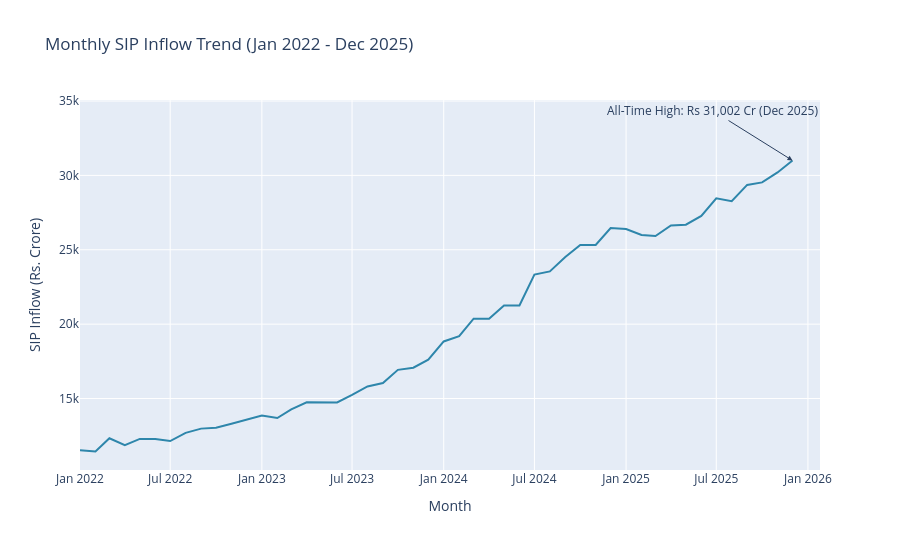

Notebook code cell kept with this figure:
### Markdown cell above
## 3. SIP Inflow Time-Series (Jan 2022 – Dec 2025)

### Code cell
fig = px.line(sip_inflows, x='month', y='sip_inflow_crore',
              title='Monthly SIP Inflow Trend (Jan 2022 - Dec 2025)', markers=False)
fig.update_traces(line_color='#2E86AB', line_width=2)

peak = sip_inflows.loc[sip_inflows['sip_inflow_crore'].idxmax()]
fig.add_annotation(x=peak['month'], y=peak['sip_inflow_crore'],
                    text=f"All-Time High: Rs {peak['sip_inflow_crore']:,} Cr (Dec 2025)",
                    showarrow=True, arrowhead=2, ax=-80, ay=-50)

fig.update_layout(height=550, xaxis_title='Month', yaxis_title='SIP Inflow (Rs. Crore)')
try:
    fig.write_image(CHART_DIR + "03_sip_inflow_trend.png", scale=2)
except Exception as e:
    print("Note: PNG export needs Chrome+kaleido installed locally. Skipped here:", e)
fig.show()

### Figure 1 — Plotly figure (JSON) as saved in the notebook; plotly's stock layout.template omitted (floating-point values rounded to 4 significant figures)
{"data": [{"hovertemplate": "month=%{x}<br>sip_inflow_crore=%{y}<extra></extra>", "legendgroup": "", "line": {"color": "#2E86AB", "dash": "solid", "width": 2}, "marker": {"symbol": "circle"}, "mode": "lines", "name": "", "orientation": "v", "showlegend": false, "type": "scatter", "x": ["2022-01-01T00:00:00.000000", "2022-02-01T00:00:00.000000", "2022-03-01T00:00:00.000000", "2022-04-01T00:00:00.000000", "2022-05-01T00:00:00.000000", "2022-06-01T00:00:00.000000", "2022-07-01T00:00:00.000000", "2022-08-01T00:00:00.000000", "2022-09-01T00:00:00.000000", "2022-10-01T00:00:00.000000", "2022-11-01T00:00:00.000000", "2022-12-01T00:00:00.000000", "2023-01-01T00:00:00.000000", "2023-02-01T00:00:00.000000", "2023-03-01T00:00:00.000000", "2023-04-01T00:00:00.000000", "2023-05-01T00:00:00.000000", "2023-06-01T00:00:00.000000", "2023-07-01T00:00:00.000000", "2023-08-01T00:00:00.000000", "2023-09-01T00:00:00.000000", "2023-10-01T00:00:00.000000", "2023-11-01T00:00:00.000000", "2023-12-01T00:00:00.000000", "2024-01-01T00:00:00.000000", "2024-02-01T00:00:00.000000", "2024-03-01T00:00:00.000000", "2024-04-01T00:00:00.000000", "2024-05-01T00:00:00.000000", "2024-06-01T00:00:00.000000", "2024-07-01T00:00:00.000000", "2024-08-01T00:00:00.000000", "2024-09-01T00:00:00.000000", "2024-10-01T00:00:00.000000", "2024-11-01T00:00:00.000000", "2024-12-01T00:00:00.000000", "2025-01-01T00:00:00.000000", "2025-02-01T00:00:00.000000", "2025-03-01T00:00:00.000000", "2025-04-01T00:00:00.000000", "2025-05-01T00:00:00.000000", "2025-06-01T00:00:00.000000", "2025-07-01T00:00:00.000000", "2025-08-01T00:00:00.000000", "2025-09-01T00:00:00.000000", "2025-10-01T00:00:00.000000", "2025-11-01T00:00:00.000000", "2025-12-01T00:00:00.000000"], "xaxis": "x", "y": [11517, 11438, 12328, 11863, 12286, 12276, 12140, 12694, 12976, 13040, 13306, 13573, 13856, 13687, 14276, 14749, 14749, 14734, 15245, 15814, 16042, 16928, 17073, 17610, 18838, 19187, 20371, 20371, 21262, 21262, 23332, 23547, 24509, 25323, 25320, 26459, 26400, 25999, 25926, 26632, 26688, 27274, 28464, 28265, 29361, 29529, 30200, 31002], "yaxis": "y"}], "layout": {"annotations": [{"arrowhead": 2, "ax": -80, "ay": -50, "showarrow": true, "text": "All-Time High: Rs 31,002 Cr (Dec 2025)", "x": "2025-12-01T00:00:00", "y": 31002}], "height": 550, "legend": {"tracegroupgap": 0}, "title": {"text": "Monthly SIP Inflow Trend (Jan 2022 - Dec 2025)"}, "xaxis": {"anchor": "y", "domain": [0, 1], "title": {"text": "Month"}}, "yaxis": {"anchor": "x", "domain": [0, 1], "title": {"text": "SIP Inflow (Rs. Crore)"}}}}
